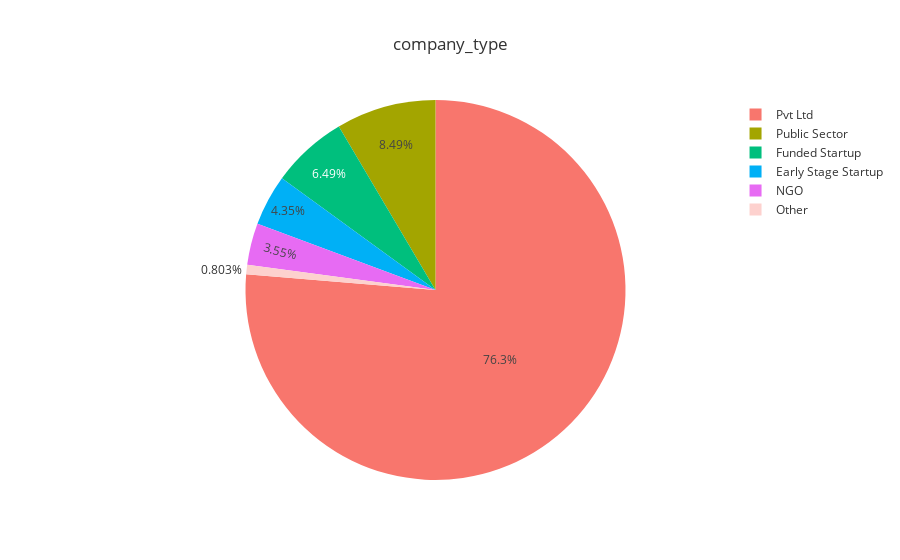

Here is the notebook cell this chart was saved with:
### Code cell
print("Number of Missing Values: ", aug_train['company_type'].isna().sum())
fig = px.pie(aug_train['company_type'].value_counts(), values='company_type', 
             names = aug_train['company_type'].value_counts().index,title = 'company_type',template='ggplot2')
fig.show()

### Figure 1 — Plotly figure (JSON) as saved in the notebook; plotly's stock layout.template omitted (floating-point values rounded to 4 significant figures)
{"data": [{"domain": {"x": [0, 1], "y": [0, 1]}, "hovertemplate": "label=%{label}<br>company_type=%{value}<extra></extra>", "labels": ["Pvt Ltd", "Public Sector", "Funded Startup", "Early Stage Startup", "NGO", "Other"], "legendgroup": "", "name": "", "showlegend": true, "type": "pie", "values": [1141, 127, 97, 65, 53, 12]}], "layout": {"legend": {"tracegroupgap": 0}, "title": {"text": "company_type"}}}
